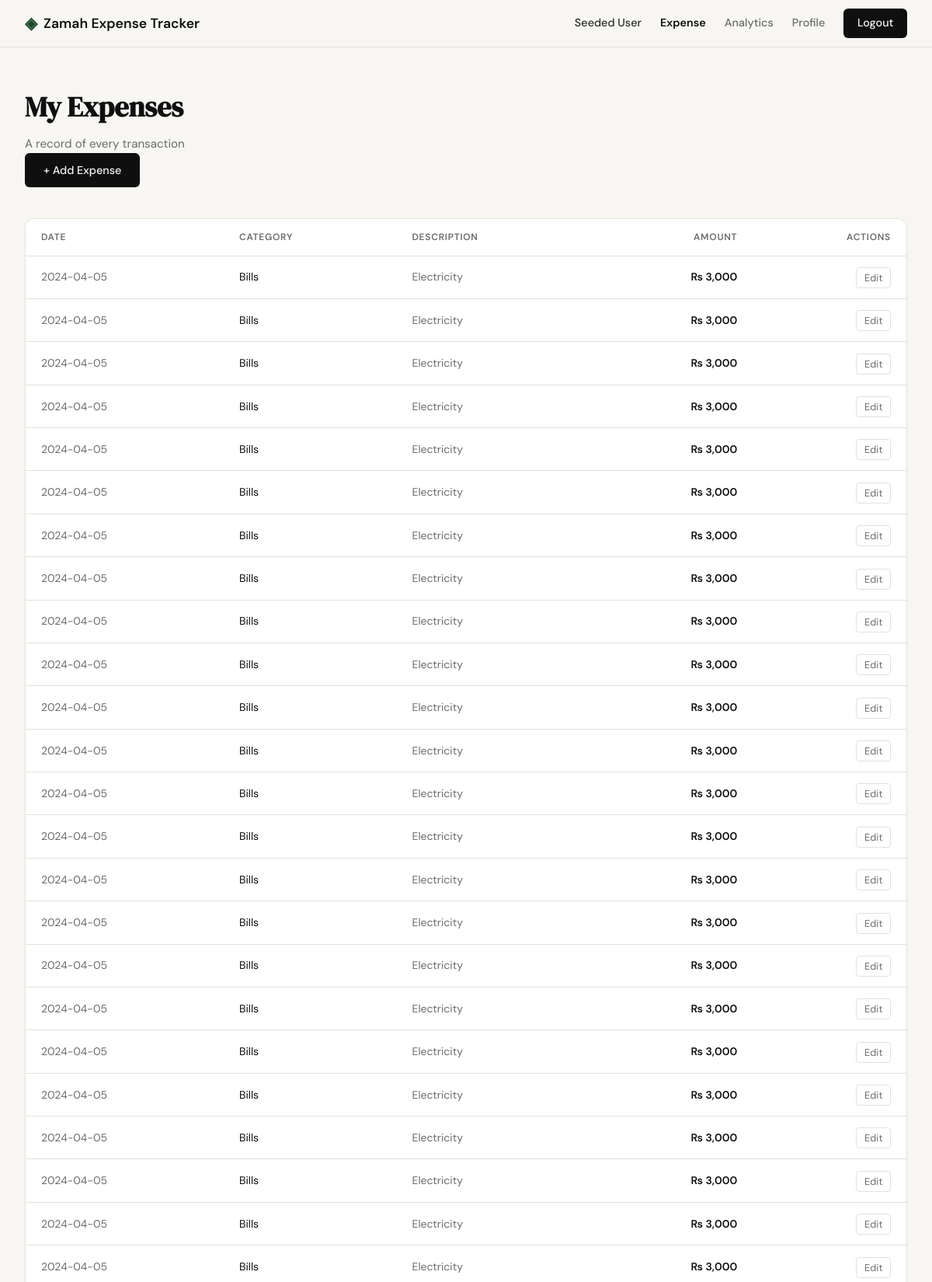
Screenshot of /expenses (signed in, upper part) with the database file from the repository.
### tables this page shows
CREATE TABLE expenses (
            id          INTEGER PRIMARY KEY AUTOINCREMENT,
            user_id     INTEGER NOT NULL,
            amount      REAL    NOT NULL,
            category    TEXT    NOT NULL,
            date        TEXT    NOT NULL,
            description TEXT,
            created_at  TEXT    DEFAULT (datetime('now')),
            FOREIGN KEY (user_id) REFERENCES users(id)
        );

### app.py (the view)
@app.route("/expenses")
def expense_list():
    if not session.get("user_id"):
        return redirect(url_for("login"))
    expenses = get_expenses(session["user_id"])
    return render_template("expenses.html", expenses=expenses)

### database/db.py (called while the page is built)
def get_db():
    path = current_app.config.get("DATABASE", DB_PATH) if has_app_context() else DB_PATH
    if path == ":memory:":
        conn = sqlite3.connect("file::memory:?cache=shared", uri=True)
    else:
        conn = sqlite3.connect(path)
    conn.row_factory = sqlite3.Row
    conn.execute("PRAGMA foreign_keys = ON")
    return conn

def get_expenses(user_id):
    db = get_db()
    rows = db.execute(
        "SELECT * FROM expenses WHERE user_id = ? ORDER BY date DESC", (user_id,)
    ).fetchall()
    db.close()
    return rows

### templates/expenses.html (shortened to what this page needs)
{% extends "base.html" %}
{% block content %}
<section class="dashboard-section">
    <div class="dashboard-container">
        <div class="dashboard-header">
            <div>
                <h1 class="dashboard-title">My Expenses</h1>
                <p class="dashboard-subtitle">A record of every transaction</p>
            </div>
            <div>
                <a href="{{ url_for('add_expense') }}" class="btn-primary">+ Add Expense</a>
            </div>
        </div>
        {% if expenses %}
        <div class="summary-card" style="padding: 0; overflow: hidden;">
            <table style="width: 100%; border-collapse: collapse;">
                <thead>
                    <tr style="border-bottom: 1px solid var(--border); background: var(--paper-card);">
                        <th style="padding: 0.85rem 1.25rem; text-align: left; font-size: 0.75rem; text-transform: uppercase; letter-spacing: 0.06em; color: var(--ink-muted); font-weight: 600;">Date</th>
                        <th style="padding: 0.85rem 1.25rem; text-align: left; font-size: 0.75rem; text-transform: uppercase; letter-spacing: 0.06em; color: var(--ink-muted); font-weight: 600;">Category</th>
                        <th style="padding: 0.85rem 1.25rem; text-align: left; font-size: 0.75rem; text-transform: uppercase; letter-spacing: 0.06em; color: var(--ink-muted); font-weight: 600;">Description</th>
                        <th style="padding: 0.85rem 1.25rem; text-align: right; font-size: 0.75rem; text-transform: uppercase; letter-spacing: 0.06em; color: var(--ink-muted); font-weight: 600;">Amount</th>
                        <th style="padding: 0.85rem 1.25rem; text-align: right; font-size: 0.75rem; text-transform: uppercase; letter-spacing: 0.06em; color: var(--ink-muted); font-weight: 600;">Actions</th>
                    </tr>
                </thead>
                <tbody>
                    {% for expense in expenses %}
                    <tr style="border-bottom: 1px solid var(--border);">
                        <td style="padding: 0.9rem 1.25rem; color: var(--ink-muted); font-size: 0.875rem; white-space: nowrap;">{{ expense.date }}</td>
                        <td style="padding: 0.9rem 1.25rem; color: var(--ink); font-size: 0.875rem;">{{ expense.category }}</td>
                        <td style="padding: 0.9rem 1.25rem; color: var(--ink-muted); font-size: 0.875rem;">{{ expense.description or '—' }}</td>
                        <td style="padding: 0.9rem 1.25rem; text-align: right; color: var(--ink); font-size: 0.875rem; font-weight: 600; white-space: nowrap;">₨ {{ "{:,.0f}".format(expense.amount) }}</td>
                        <td style="padding: 0.9rem 1.25rem; text-align: right; white-space: nowrap;">
                            <a href="{{ url_for('edit_expense', id=expense.id) }}" style="font-size: 0.8rem; color: var(--ink-muted); text-decoration: none; border: 1px solid var(--border); border-radius: 4px; padding: 0.25rem 0.6rem;">Edit</a>
                        </td>
                    </tr>
                    {% endfor %}
                </tbody>
            </table>
        </div>
        {% else %}
        <div class="summary-card" style="text-align: center; padding: 3rem 1.5rem;">
            <p style="color: var(--ink-muted); font-size: 1rem; margin: 0 0 1.25rem;">No expenses yet. Add your first one!</p>
            <a href="{{ url_for('add_expense') }}" class="btn-primary">+ Add Expense</a>
        </div>
        {% endif %}
    </div>
</section>
{% endblock %}

### static/css/style.css (style rules this page uses)
:root { --ink: #0f0f0f; --ink-soft: #2d2d2d; --ink-muted: #6b6b6b; --ink-faint: #a0a0a0; --paper: #f7f6f3; --paper-warm: #f0ede6; --paper-card: #ffffff; --accent: #1a472a; --accent-light: #e8f0eb; --accent-2: #c17f24; --accent-2-light: #fdf3e3; --danger: #c0392b; --danger-light: #fdecea; --border: #e4e1da; --border-soft: #eeebe4; --font-display: 'DM Serif Display', Georgia, serif; --font-body: 'DM Sans', system-ui, sans-serif; --max-width: 1200px; --auth-width: 440px; --radius-sm: 6px; --radius-md: 12px; --radius-lg: 20px; }
*, *::before, *::after { box-sizing: border-box; margin: 0; padding: 0; }
html { font-size: 16px; scroll-behavior: smooth; }
body { background: var(--paper); color: var(--ink); font-family: var(--font-body); font-size: 1rem; line-height: 1.6; -webkit-font-smoothing: antialiased; }
a { color: inherit; text-decoration: none; }
.btn-primary { display: inline-block; background: var(--ink); color: var(--paper); padding: 0.65rem 1.5rem; border-radius: var(--radius-sm); font-family: var(--font-body); font-size: 0.9rem; font-weight: 500; cursor: pointer; border: none; transition: background 0.2s; text-decoration: none; }
.dashboard-section { padding: 3rem 2rem 5rem; max-width: var(--max-width); margin: 0 auto; }
.dashboard-container { display: flex; flex-direction: column; gap: 2.5rem; }
.dashboard-header { max-width: 560px; }
.dashboard-title { font-family: var(--font-display); font-size: clamp(1.75rem, 3vw, 2.5rem); color: var(--ink); margin-bottom: 0.4rem; }
.dashboard-subtitle { font-size: 0.95rem; color: var(--ink-muted); }
.summary-card { background: var(--paper-card); border: 1px solid var(--border); border-radius: var(--radius-md); padding: 1.75rem; display: flex; flex-direction: column; gap: 0.25rem; }

### rows the page displays
expenses: date "2024-04-05", category "Bills", description "Electricity", amount "3,000"
expenses: date "2024-04-05", category "Bills", description "Electricity", amount "3,000"
expenses: date "2024-04-05", category "Bills", description "Electricity", amount "3,000"
expenses: date "2024-04-05", category "Bills", description "Electricity", amount "3,000"
expenses: date "2024-04-05", category "Bills", description "Electricity", amount "3,000"
expenses: date "2024-04-05", category "Bills", description "Electricity", amount "3,000"
expenses: date "2024-04-05", category "Bills", description "Electricity", amount "3,000"
expenses: date "2024-04-05", category "Bills", description "Electricity", amount "3,000"
expenses: date "2024-04-05", category "Bills", description "Electricity", amount "3,000"
expenses: date "2024-04-05", category "Bills", description "Electricity", amount "3,000"
expenses: date "2024-04-05", category "Bills", description "Electricity", amount "3,000"
expenses: date "2024-04-05", category "Bills", description "Electricity", amount "3,000"
expenses: date "2024-04-05", category "Bills", description "Electricity", amount "3,000"
expenses: date "2024-04-05", category "Bills", description "Electricity", amount "3,000"
expenses: date "2024-04-05", category "Bills", description "Electricity", amount "3,000"
expenses: date "2024-04-05", category "Bills", description "Electricity", amount "3,000"
expenses: date "2024-04-05", category "Bills", description "Electricity", amount "3,000"
expenses: date "2024-04-05", category "Bills", description "Electricity", amount "3,000"
expenses: date "2024-04-05", category "Bills", description "Electricity", amount "3,000"
expenses: date "2024-04-05", category "Bills", description "Electricity", amount "3,000"
expenses: date "2024-04-05", category "Bills", description "Electricity", amount "3,000"
expenses: date "2024-04-05", category "Bills", description "Electricity", amount "3,000"
expenses: date "2024-04-05", category "Bills", description "Electricity", amount "3,000"
expenses: date "2024-04-05", category "Bills", description "Electricity", amount "3,000"

### other values shown
{{ session['user_name'] }} "Seeded User"
